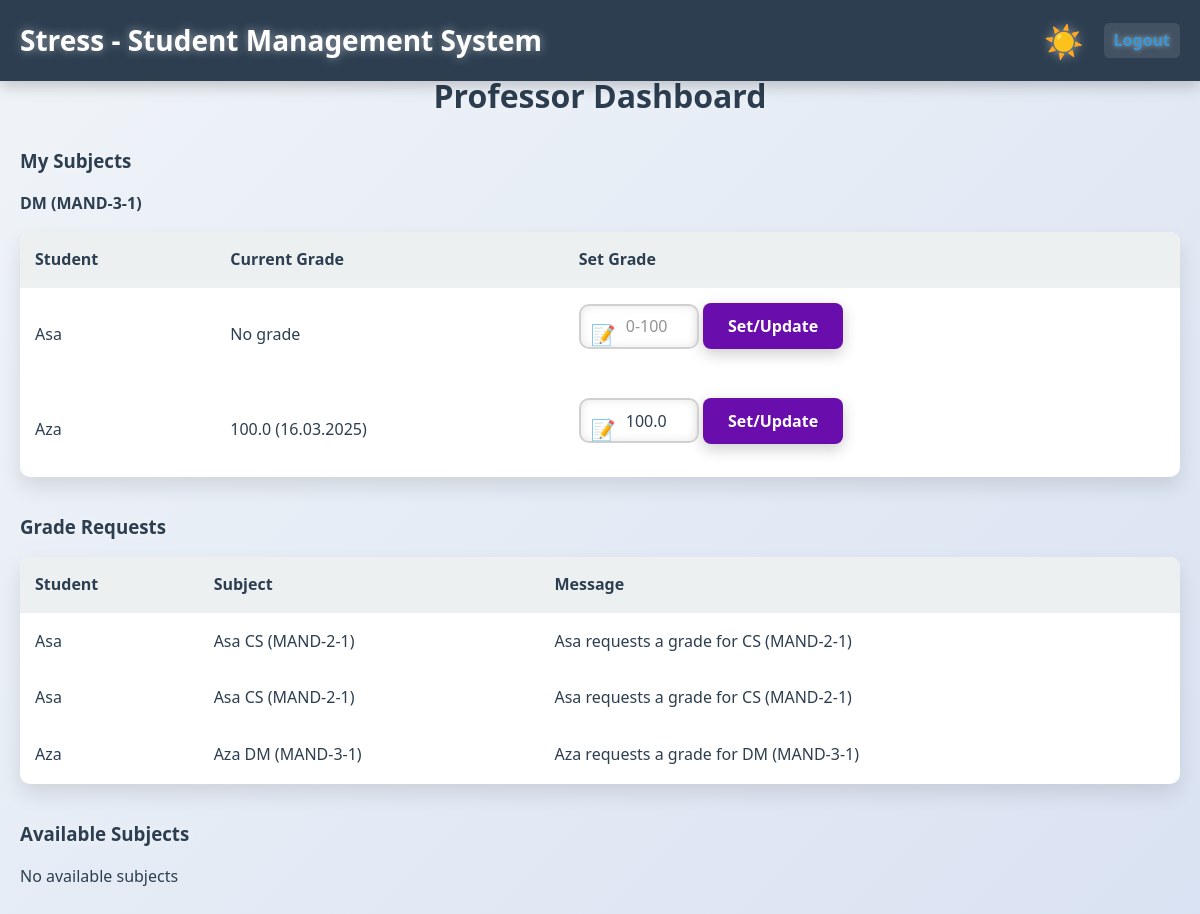
/professor/ (signed in), run on the app's committed database.
### core/models.py (models this page shows, shortened)
class Subject(models.Model):
    name = models.CharField(max_length=100)
    code = models.CharField(max_length=20)
    university = models.ForeignKey(University, on_delete=models.CASCADE)
    is_mandatory = models.BooleanField(default=False)
    professor = models.ForeignKey(User, on_delete=models.SET_NULL,
                                 null=True, blank=True,
                                 limit_choices_to={'role': 'professor'},
                                 related_name='subjects')
    mandatory_subject = models.ForeignKey(MandatorySubject, on_delete=models.SET_NULL, null=True, blank=True)
    class Meta:
        unique_together = ('code', 'university')

class Enrollment(models.Model):
    student = models.ForeignKey(User, on_delete=models.CASCADE,
                              related_name='enrollments',
                              limit_choices_to={'role': 'student'})
    subject = models.ForeignKey(Subject, on_delete=models.CASCADE)
    semester = models.PositiveIntegerField(default=1)
    class Meta:
        unique_together = ('student', 'subject', 'semester')

class User(AbstractUser):
    ROLE_CHOICES = (
        ('student', 'Student'),
        ('professor', 'Professor'),
        ('admin', 'Admin'),
        ('super_admin', 'Super Admin'),
    )
    STATUS_CHOICES = (
        ('active', 'Active'),  # Студент может подавать запросы
        ('passed', 'Passed'),  # Студент прошёл и больше не может подавать запросы
    )
    role = models.CharField(max_length=20, choices=ROLE_CHOICES, default='student')
    university = models.ForeignKey('University', on_delete=models.CASCADE, null=True, blank=True)
    status = models.CharField(max_length=20, choices=STATUS_CHOICES, default='active')  # Новое поле

class Grade(models.Model):
    enrollment = models.OneToOneField(Enrollment, on_delete=models.CASCADE, related_name='grade')
    score = models.FloatField(validators=[MinValueValidator(0), MaxValueValidator(100)])
    date_added = models.DateTimeField(auto_now=True)

class Notification(models.Model):
    recipient = models.ForeignKey(User, on_delete=models.CASCADE, related_name='notifications')
    sender = models.ForeignKey(User, on_delete=models.CASCADE, null=True, blank=True)
    message = models.TextField()
    created_at = models.DateTimeField(auto_now_add=True)
    is_read = models.BooleanField(default=False)
    action = models.CharField(max_length=50, blank=True, null=True)

### core/views.py (the view)
        def wrapper(request, *args, **kwargs):
            if not request.user.is_authenticated:
                return redirect('login')
            if request.user.role not in roles:
                return HttpResponseForbidden(
                    f"You are logged in as {request.user.username} with role '{request.user.role}', "
                    f"but this page requires role: {', '.join(roles)}."
                )
            return view_func(request, *args, **kwargs)

### core/context_processors.py (called while the page is built)
def notifications_context(request):
    if request.user.is_authenticated:
        has_unread_notifications = request.user.notifications.filter(is_read=False).exists()
    else:
        has_unread_notifications = False
    return {
        'has_unread_notifications': has_unread_notifications,
    }

### core/views.py (called while the page is built)
def role_required(*roles):
    def decorator(view_func):
        def wrapper(request, *args, **kwargs):
            if not request.user.is_authenticated:
                return redirect('login')
            if request.user.role not in roles:
                return HttpResponseForbidden(
                    f"You are logged in as {request.user.username} with role '{request.user.role}', "
                    f"but this page requires role: {', '.join(roles)}."
                )
            return view_func(request, *args, **kwargs)
        return wrapper
    return decorator

### core/templates/professor_dashboard.html (shortened to what this page needs)
{% extends 'base.html' %}
{% block content %}
<div class="section">
    <div class="dashboard-header">
        <h2>Professor Dashboard</h2>
    </div>
    <div class="section">
        <h3>My Subjects</h3>
        {% for subject in professor_subjects %}
            <h4>{{ subject.name }} ({{ subject.code }})</h4>
            {% if subject.enrollment_set.all.exists %}
                <table class="applications-table">
                    <thead>
                        <tr>
                            <th>Student</th>
                            <th>Current Grade</th>
                            <th>Set Grade</th>
                        </tr>
                    </thead>
                    <tbody>
                        {% for enrollment in subject.enrollment_set.all %}
                            <tr>
                                <td>{{ enrollment.student.username }}</td>
                                <td>
                                    {% if enrollment.grade %}
                                        {{ enrollment.grade.score }} ({{ enrollment.grade.date_added|date:"d.m.Y" }})
                                    {% else %}
                                        No grade
                                    {% endif %}
                                </td>
                                <td>
                                    <form method="post">
                                        <div class="grade-input-wrapper">
                                            <span class="grade-icon">📝</span>
                                            <input type="number" name="score" min="0" max="100" step="0.1"
                                                   value="{{ enrollment.grade.score|default_if_none:'' }}"
                                                   required placeholder="0-100">
                                        </div>
                                        <button type="submit" class="btn btn-primary">Set/Update</button>
                                    </form>
                                </td>
                            </tr>
                        {% endfor %}
                    </tbody>
                </table>
            {% else %}
                <p>No students enrolled in this subject yet</p>
            {% endif %}
        {% empty %}
            <p>You have no assigned subjects yet</p>
        {% endfor %}
    </div>
    <div class="section">
        <h3>Grade Requests</h3>
        {% if grade_requests.exists %}
            <table class="applications-table">
                <thead>
                    <tr>
                        <th>Student</th>
                        <th>Subject</th>
                        <th>Message</th>
                    </tr>
                </thead>
                <tbody>
                    {% for request in grade_requests %}
                        <tr>
                            <td>{{ request.sender.username }}</td>
                            <td>{{ request.message|slice:"*:requests a grade for "|cut:"requests a grade for " }}</td>
                            <td>{{ request.message }}</td>
                        </tr>
                    {% endfor %}
                </tbody>
            </table>
        {% else %}
            <p>No pending grade requests</p>
        {% endif %}
    </div>
    <div class="section">
        <h3>Available Subjects</h3>
        {% if available_subjects.exists %}
            <table class="applications-table">
                <thead>
                    <tr>
                        <th>Subject</th>
                        <th>Action</th>
                    </tr>
                </thead>
                <tbody>
                    {% for subject in available_subjects %}
                        <tr>
                            <td>{{ subject.name }} ({{ subject.code }})</td>
                            <td>
                                <form method="post">
                                    {% csrf_token %}
                                    <input type="hidden" name="subject_id" value="{{ subject.id }}">
                                    <button type="submit" class="btn btn-primary">Take Subject</button>
                                </form>
                            </td>
                        </tr>
                    {% endfor %}
                </tbody>
            </table>
        {% else %}
            <p>No available subjects</p>
        {% endif %}
    </div>
</div>
{% endblock %}

### core/templates/base.html (style rules this page uses)
* { margin: 0; padding: 0; box-sizing: border-box; font-family: 'Segoe UI', Tahoma, Geneva, Verdana, sans-serif; }
:root { --background: linear-gradient(135deg, #f0f4f8, #d9e2f2); --text-color: #2c3e50; --header-bg: #2c3e50; --header-text: #ffffff; --table-header-bg: #ecf0f1; --table-row-hover: #e0e8f0; --primary-color: #6a0dad; --primary-hover: #4b077a; --form-bg: #ffffff; --form-shadow: 0 10px 20px rgba(0, 0, 0, 0.1); --input-border: #d0d0d0; --input-icon-color: #666; --error-bg: #f8d7da; --error-text: #721c24; --logout-color: #3498db; --logout-hover: #2980b9; --button-text-color: white; --danger-link-color: #e74c3c; --danger-link-hover: #c0392b; --square-color: rgba(255, 255, 255, 0.3); }
body { background: var(--background); color: var(--text-color); line-height: 1.6; min-height: 100vh; transition: all 0.5s ease-in-out; overflow-x: hidden; position: relative; }
form { padding: 0; margin: 0; display: inline; background: none; border: none; }
.btn { padding: 12px 25px; border: none; border-radius: 8px; cursor: pointer; font-size: 16px; font-weight: 600; transition: color 0.3s ease, transform 0.3s ease; background: var(--primary-color); color: var(--button-text-color); box-shadow: 0 5px 15px rgba(0, 0, 0, 0.2); }
table { width: 100%; background: var(--form-bg); border-collapse: collapse; margin-top: 15px; box-shadow: var(--form-shadow); border-radius: 10px; overflow: hidden; }
th, td { padding: 15px; text-align: left; border-bottom: 1px solid rgba(255, 255, 255, 0.1); }
form input, form select { width: 100%; padding: 14px; margin-bottom: 18px; border: 2px solid var(--input-border); border-radius: 10px; font-size: 16px; transition: border-color 0.3s ease, box-shadow 0.3s ease, transform 0.3s ease; background: rgba(255, 255, 255, 0.05); color: var(--text-color); box-shadow: inset 0 0 10px rgba(0, 0, 0, 0.1); }
form input::placeholder { color: var(--input-icon-color); opacity: 0.7; }
th { background: var(--table-header-bg); color: var(--text-color); text-shadow: 0 0 5px rgba(255, 255, 255, 0.3); }
h2, h3 { color: var(--text-color); margin-bottom: 15px; text-shadow: 0 0 10px rgba(255, 255, 255, 0.5); }
.dashboard-header { margin-bottom: 25px; }
.dashboard-header h2 { font-size: 32px; text-align: center; }
.section { margin-bottom: 35px; }
.grade-input-wrapper { position: relative; display: inline-block; }
.grade-input-wrapper input[type="number"] { padding-left: 45px; border: 2px solid var(--input-border); border-radius: 10px; transition: all 0.3s ease; background: rgba(255, 255, 255, 0.1); color: var(--text-color); width: 120px; height: 45px; font-size: 16px; box-shadow: inset 0 0 10px rgba(0, 0, 0, 0.1); }
.grade-input-wrapper .grade-icon { position: absolute; left: 12px; top: 50%; transform: translateY(-50%); font-size: 20px; color: var(--input-icon-color); }
.grade-input-wrapper input[type="number"] { -moz-appearance: textfield; }

### data on the page
Subject: name "DM", code "MAND-3-1"
Enrollment: student.username "Asa", shows "No grade"
Enrollment: student.username "Aza", grade.score "100.0", grade.date_added "16.03.2025", score "100.0"
Notification: sender.username "Asa", message "Asa CS (MAND-2-1)", message "Asa requests a grade for CS (MAND-2-1)"
Notification: sender.username "Asa", message "Asa CS (MAND-2-1)", message "Asa requests a grade for CS (MAND-2-1)"
Notification: sender.username "Aza", message "Aza DM (MAND-3-1)", message "Aza requests a grade for DM (MAND-3-1)"
